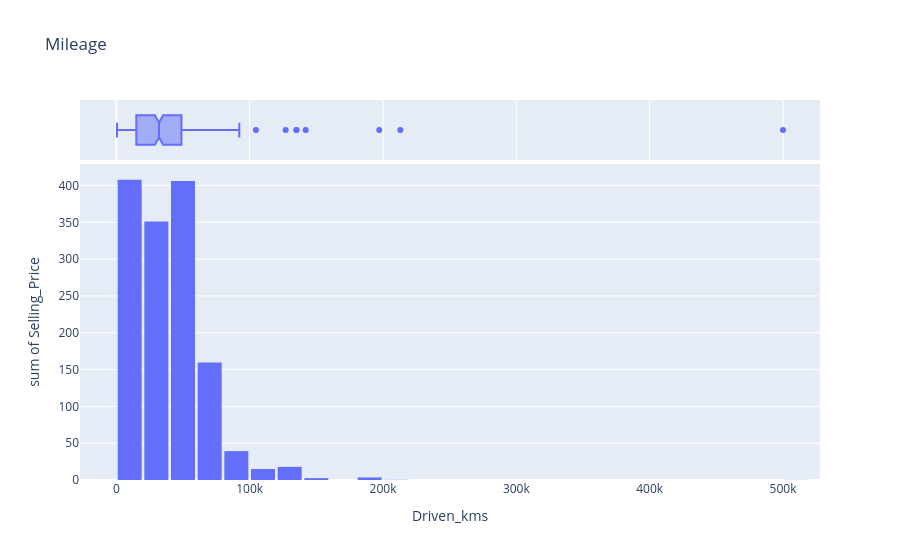

This figure's notebook cell:
### Code cell
selling_price = px.histogram(cars, y= 'Selling_Price', x = 'Driven_kms', marginal = 'box', title = 'Mileage', nbins= 40) #marginal puts that box ontop of the box on top of the plot to seen the pecentiles, median, etc.
selling_price.update_layout(bargap=0.1) #only thing that can be used to put a gap)
selling_price.show()

### Figure 1 — Plotly figure (JSON) as saved in the notebook; plotly's stock layout.template omitted (floating-point values rounded to 4 significant figures; data arrays with more than 128 entries replaced by an {"elided": "..."} marker saying what was removed)
{"data": [{"bingroup": "x", "histfunc": "sum", "hovertemplate": "Driven_kms=%{x}<br>sum of Selling_Price=%{y}<extra></extra>", "legendgroup": "", "marker": {"color": "#636efa", "pattern": {"shape": ""}}, "name": "", "nbinsx": 40, "orientation": "v", "showlegend": false, "type": "histogram", "x": {"elided": "301 int values"}, "xaxis": "x", "y": {"elided": "301 float values"}, "yaxis": "y"}, {"hovertemplate": "Driven_kms=%{x}<extra></extra>", "legendgroup": "", "marker": {"color": "#636efa"}, "name": "", "notched": true, "showlegend": false, "type": "box", "x": {"elided": "301 int values"}, "xaxis": "x2", "yaxis": "y2"}], "layout": {"bargap": 0.1, "barmode": "relative", "legend": {"tracegroupgap": 0}, "title": {"text": "Mileage"}, "xaxis": {"anchor": "y", "domain": [0, 1], "title": {"text": "Driven_kms"}}, "xaxis2": {"anchor": "y2", "domain": [0, 1], "matches": "x", "showgrid": true, "showticklabels": false}, "yaxis": {"anchor": "x", "domain": [0, 0.8316], "title": {"text": "sum of Selling_Price"}}, "yaxis2": {"anchor": "x2", "domain": [0.8416, 1], "matches": "y2", "showgrid": false, "showline": false, "showticklabels": false, "ticks": ""}}}
